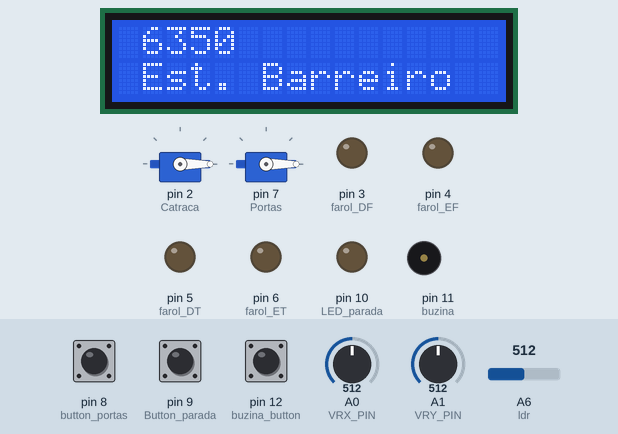
Bench run of a sketch on a simulated Arduino Nano, built with avr-gcc and run on an emulated ATmega328P. On the bench: 16×2 character LCD, 2 × servo, output pins drawn as LEDs (lit = HIGH), buzzer (waves = sounding). Dashed ring = blinking. The test bench sets the inputs (shaded band); at power-on: pin 8 (button_portas) HIGH, A0 (VRX_PIN) = 512, A1 (VRY_PIN) = 512, A6 (ldr) = 512, pin 9 (Button_parada) HIGH, pin 12 (buzina_button) HIGH. What the sketch prints to the serial monitor is not drawn.

Above: at 1.2 s.
1.3 s: pin 8 (button_portas) pulled LOW for 0.15 s
At 1.77 s:
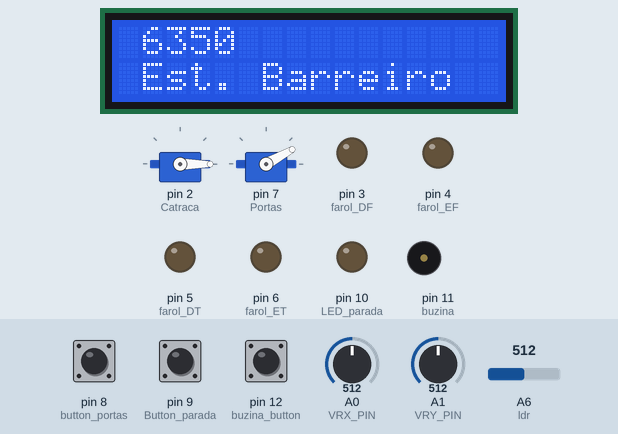
2.0 s: A0 (VRX_PIN) set to 411
5.0 s: A0 (VRX_PIN) set to 385
At 5.3 s:
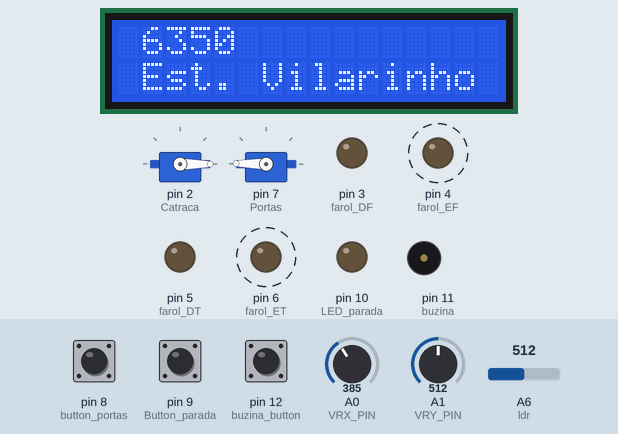
7.9 s: A1 (VRY_PIN) set to 413
9.4 s: A1 (VRY_PIN) set to 390
At 10.19 s:
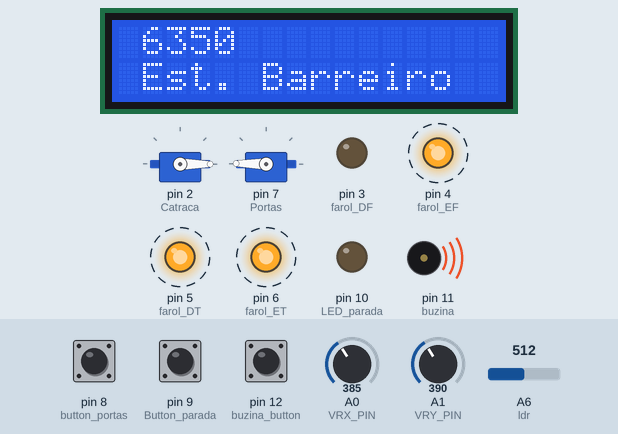
12.4 s: A6 (ldr) set to 65
15.4 s: A6 (ldr) set to 55
At 15.55 s:
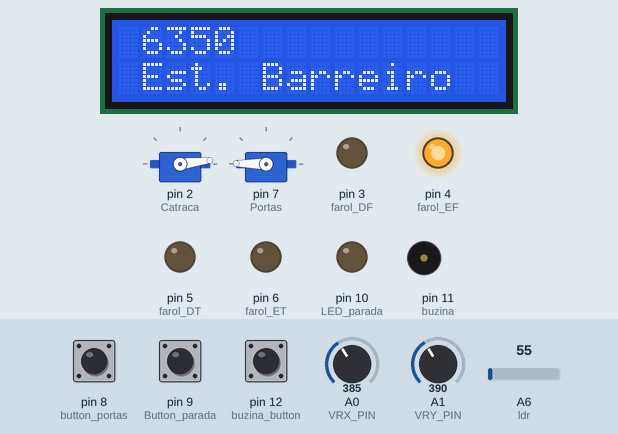
Timing chart, 0 to 20.8 s (numbered marks = the images above; inputs shaded):
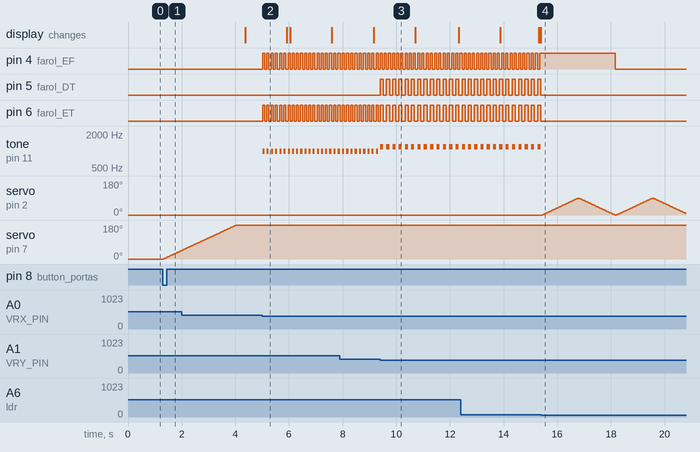

Measured:
- the behaviour switches between 401 and 400 on A0 (VRX_PIN) (found by bisection; images 1 and 2)
- the behaviour switches between 401 and 400 on A1 (VRY_PIN) (found by bisection; images 2 and 3)
- the behaviour switches between 61 and 60 on A6 (ldr) (found by bisection; images 3 and 4)
- after the input at 1.3 s, servo on pin 7 (Portas): moves from 0° to 45° over 0.67 s, starting at once
- after the input at 5.0 s, pin 4 (farol_EF), pin 6 (farol_ET): alternates HIGH for 0.08 s and LOW for 0.08 s, starting at once; tone on pin 11 (buzina): alternates 1000 Hz for 0.08 s and silent for 0.08 s, starting at once
- after the input at 9.4 s, pin 5 (farol_DT): alternates HIGH for 0.12 s and LOW for 0.12 s, starting at once; pin 6 (farol_ET): alternates HIGH for 0.12 s and LOW for 0.12 s, starting after 0.12 s; tone on pin 11 (buzina): alternates 1200 Hz for 0.12 s and silent for 0.12 s, starting at once

The sketch:

trabalho_lsd_arduino.ino
```cpp
// codigo do trabalho de lsd
// o codigo descreve o comportamento de um onibus em arduino
// possui farol (led) volante e buzina (joystick) sensor da catraca(ldr), catraca (servo1), portas(servo2), botoes (botao portas, botao farois, botao pedir pra parar, botao desligar pedir pra parar)
// possui funcionamento de farois (o que inclui setas ao virar o volante)


#include <Servo.h> // Inclui a biblioteca Servo para controlar servos
#include <Wire.h>
#include <LiquidCrystal_I2C.h>

//volante begin
//volante possui direção e buzina

#define VRX_PIN  A0 // Joystick eixo X
#define VRY_PIN  A1 // Joystick eixo Y
#define buzina_button 12

int value_X = 0; // The variable to store value of the X axis
int value_Y = 0; // The variable to store value of the Y axis
int buzina_buttonState = 0;
const int buzina = 11;

//volante end


// catraca begin
//a catraca possui, catraca (servo) e sensor de luminosidade para liberar ela
int ldr = A6;//Atribui A6 a variável ldr
int valorldr = 0;//Declara a variável valorldr como inteiro
Servo Catraca; // Cria um objeto Servo para controlar o servo motor
int pos_catraca; // Declara uma variável para controlar a posição do servo motor
//catraca end

//portas begin
// portas são abertas simultaneamente de acordo com botão
Servo Portas; // Cria um objeto Servo para controlar o servo motor
int pos_portas; // Declara uma variável para controlar a posição do servo motor
int button_portas = 8;
int button_portasState = 0;
int i =0;
//portas end


//farois begin
// farois sao controlados a partir do volante
int farol_DF = 3;
int farol_EF = 4;
int farol_DT = 5;
int farol_ET = 6;
int delay_seta = 200;
int delay_re = 300;
int seta_esquerda = 0;
int re = 0;
int seta_direita = 0;
int previousMillis_re, previousMillis_seta = 0;


//farois end

// aviso parada begin

int LED_parada = 10;
int Button_parada = 9;
int Button_paradaState = 0;

// aviso parada end

//lcd begin
byte error, address;
int nDevices = 0;
#define col 16 // Serve para definir o numero de colunas do display utilizado
#define lin  2 // Serve para definir o numero de linhas do display utilizado
#define ende  0x3F
LiquidCrystal_I2C lcd(ende,col,lin);

unsigned long previousMillis = 0;
const long interval = 4000;
int iteracao = 100;
int end = 0;
//lcd end


void setup() {

  //int serial
  Serial.begin(9600);

  //lcd
  lcd.init(); // Serve para iniciar a comunicação com o display já conectado
  lcd.backlight(); // Serve para ligar a luz do display
  lcd.clear(); // Serve para limpar a tela do display

  //volante
  pinMode(buzina_button,INPUT_PULLUP); // definido como pullup pq so assim funcionou

  //Catraca
  pinMode(ldr, INPUT);//Define ldr (pino analógico A0) como saída
  Catraca.attach(2); // Associa o servo motor ao pino digital 2 do Arduino
  Catraca.write(0); // Define a posição inicial do servo motor para 0 graus

  //Portas
  Portas.attach(7); // Associa o servo motor ao pino digital 7 do Arduino
  Portas.write(0); // Define a posição inicial do servo motor para 0 graus
  pinMode(button_portas,INPUT_PULLUP); // definido como pullup pq so assim funcionou

  //farois
  pinMode(farol_DF, OUTPUT);
  pinMode(farol_EF, OUTPUT);
  pinMode(farol_DT, OUTPUT);
  pinMode(farol_ET, OUTPUT);

  // aviso parada
  pinMode(Button_parada,INPUT_PULLUP); // definido como pullup pq so assim funcionou
  pinMode(LED_parada, OUTPUT);
}

void loop() {

  //time setup
  unsigned long currentMillis = millis();


  //read inputs
  buzina_buttonState = digitalRead(buzina_button);
  button_portasState = digitalRead(button_portas);
  Button_paradaState = digitalRead(Button_parada);

  value_X = analogRead(VRX_PIN);
  value_Y = analogRead(VRY_PIN);

  valorldr=analogRead(ldr);//Lê o valor do sensor ldr e armazena na variável valorldr

  //print inputs
  // Serial.print("Valor lido pelo LDR = ");//Imprime na serial a mensagem Valor lido pelo LDR
  // Serial.println(valorldr);//Imprime na serial os dados de valorldr

  // Serial.print("x = ");
  // Serial.print(value_X);
  // Serial.print(", y = ");
  // Serial.println(value_Y);

  // Serial.print(", buzina = ");
  // Serial.println(buzina_buttonState);

  // Serial.print("portas = ");
  // Serial.println(button_portasState);

  // Serial.print("i = ");
  // Serial.println(i);

  //delay(200);


  //buzina volante code begin
  if (buzina_buttonState == 0){

    tone(buzina, 200);
    //delay(50);
  } else{
      noTone(buzina);

    }
   //buzina volante code end


   //catraca code begin

 if (valorldr <=60 && valorldr >=10 ){
// Movimento do servo de 0 a 90 graus
    for (pos_catraca = 0; pos_catraca < 90; pos_catraca++) {
        Catraca.write(pos_catraca); // Define a posição atual do servo
        delay(15); // Aguarda 15 milissegundos antes de mover para a próxima posição
    }
    //delay(2000); // Aguarda 1 segundo antes de iniciar o próximo movimento

    //Movimento do servo de 90 a 0 graus
    for (pos_catraca = 90; pos_catraca >= 0; pos_catraca--) {
        Catraca.write(pos_catraca); // Define a posição atual do servo
        delay(15); // Aguarda 15 milissegundos antes de mover para a próxima posição
    }
    //delay(1000); // Aguarda 1 segundo antes de iniciar o próximo ciclo

 }

 //catraca code end

 //farois code begin

  if (value_X >= 1000){ //seta para a direita
    if (seta_direita == 0) {
      digitalWrite(farol_DF, HIGH);
      digitalWrite(farol_DT, HIGH);
      tone(buzina, 1000);

      previousMillis_seta += iteracao;

      if(delay_seta == previousMillis_seta){
        seta_direita = 1;
      }
    }else{
      digitalWrite(farol_DF, LOW);
      digitalWrite(farol_DT, LOW);
      noTone(buzina);
      previousMillis_seta -= iteracao;
      if(previousMillis_seta == 0){
        seta_direita = 0;

      }
    }
  }

  if (value_X <= 400){ //seta para a esquerda
    if (seta_esquerda == 0) {
      digitalWrite(farol_EF, HIGH);
      digitalWrite(farol_ET, HIGH);
      tone(buzina, 1000);

      previousMillis_seta += iteracao;

      if(delay_seta == previousMillis_seta){
      seta_esquerda = 1;
      }
    }else{
      digitalWrite(farol_EF, LOW);
      digitalWrite(farol_ET, LOW);
      noTone(buzina);
      previousMillis_seta -= iteracao;
      if(previousMillis_seta == 0){
      seta_esquerda = 0;

      }
    }
  }

   if (value_Y <= 400){ //dando ré]
    if (re == 0) {
      digitalWrite(farol_ET, HIGH);
      digitalWrite(farol_DT, HIGH);
      tone(buzina, 1200);
      previousMillis_re += iteracao;

      if(delay_re == previousMillis_re){
      re = 1;
      }
    } else{
      digitalWrite(farol_ET, LOW);
      digitalWrite(farol_DT, LOW);
      noTone(buzina);
      previousMillis_re -= iteracao;
      if(previousMillis_re == 0){
      re = 0;

      }
    }


  }
 //farois code end

 //portas begin
 if(button_portasState == 0){
    if(i==0){
      for (pos_portas = 0; pos_portas < 180; pos_portas++) {
        Portas.write(pos_portas); // Define a posição atual do servo
        delay(15); // Aguarda 15 milissegundos antes de mover para a próxima posição
        Serial.println("porta abriu");
      }
      digitalWrite(LED_parada, LOW);
    }
      else if(i==1){
        for (pos_portas = 180; pos_portas >= 0; pos_portas--) {
          Portas.write(pos_portas); // Define a posição atual do servo
          delay(15); // Aguarda 15 milissegundos antes de mover para a próxima posição
          Serial.println("porta fechou");
          i=-1;
        }
      }
      i++;
  }

  //portas end

  // parada code begin
  if(Button_paradaState == 0){
    digitalWrite(LED_parada, HIGH);
  }

  //parada code end

  //lcd code begin

  if (end == 0) {
    lcd.setCursor(1,0); // Coloca o cursor do display na coluna 1 e linha 1
    lcd.print("6350 "); // Comando de saída com a mensagem que deve aparecer na coluna 2 e linha 1.
    lcd.setCursor(1, 1); //Coloca o cursor do display na coluna 1 e linha 2
    lcd.print("Est. Barreiro");  // Comando de saida com a mensagem que deve aparecer na coluna 2 e linha 2
    //lcd.clear(); // Limpa o display até o loop ser reiniciado

    previousMillis += iteracao;

    if(interval == previousMillis){
      end = 1;
      //lcd.clear();
    }
  }
  else{
    lcd.setCursor(1,0); // Coloca o cursor do display na coluna 1 e linha 1
    lcd.print("6350 "); // Comando de saída com a mensagem que deve aparecer na coluna 2 e linha 1.
    lcd.setCursor(1, 1); //Coloca o cursor do display na coluna 1 e linha 2
    lcd.print("Est. Vilarinho");  // Comando de saida com a mensagem que deve aparecer na coluna 2 e linha 2
    //lcd.clear(); // Limpa o display até o loop ser reiniciado
    previousMillis -= iteracao;
    if(previousMillis == 0){
      end = 0;
      lcd.clear();
    }
  }


  //ldc end

   delay(20);

} //end loop
```
